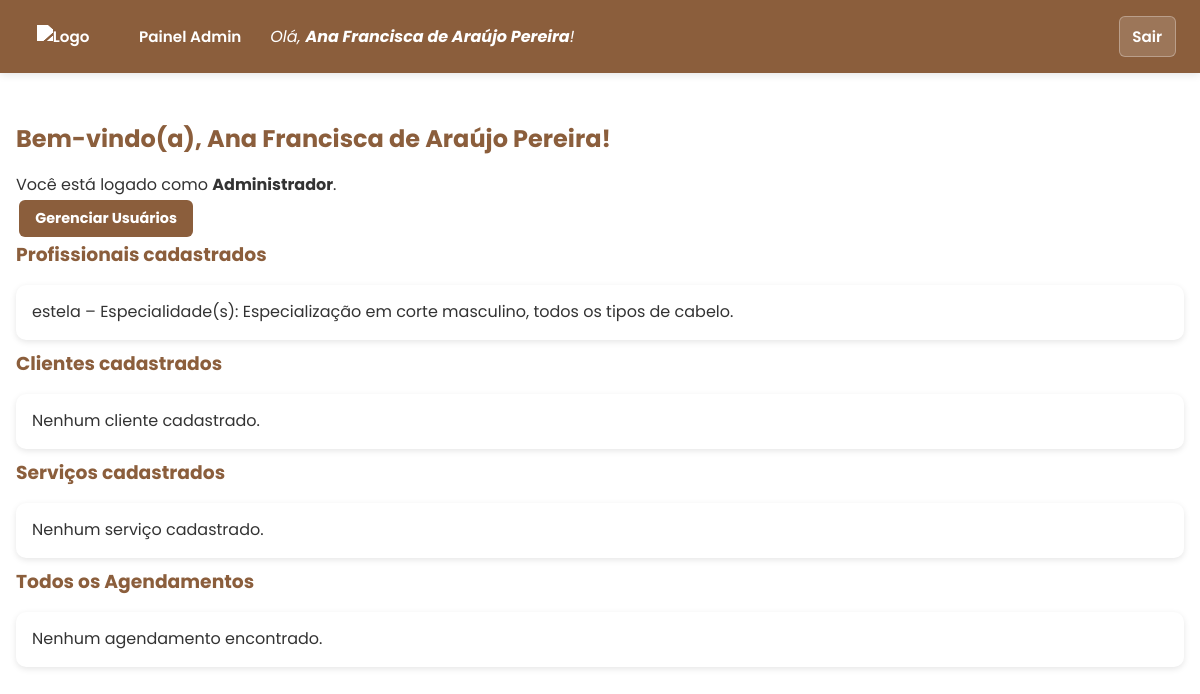
The app's page /dashboard/admin (signed in) with its own data.
### models.py (models this page shows)
class User(db.Model, UserMixin):
    __tablename__ = 'tb_usuarios' # Importante para a chave estrangeira funcionar
    id = db.Column('usu_id', db.Integer, primary_key=True)
    nome = db.Column(db.String(100), nullable=False)
    email = db.Column(db.String(100), unique=True, nullable=False)
    senha_hash = db.Column('usu_senha', db.String(200), nullable=False)
    perfil = db.Column(
        'usu_tipo',
        db.Enum('cliente', 'profissional', 'admin', name='perfil_enum'),
        nullable=False,
        default='cliente'
    )
    is_ativo = db.Column('usu_ativo', db.Boolean, nullable=False, default=True)
    cliente = db.relationship('Cliente', uselist=False, back_populates='user', cascade='all, delete-orphan')
    profissional = db.relationship('Profissional', uselist=False, back_populates='user', cascade='all, delete-orphan')
    administrador = db.relationship('Administrador', uselist=False, back_populates='user', cascade='all, delete-orphan')
    notificacoes = db.relationship('Notificacao', back_populates='user', cascade='all, delete-orphan')

class Profissional(db.Model):
    __tablename__ = 'tb_profissionais'
    id = db.Column('pro_id', db.Integer, primary_key=True)
    user_id = db.Column(
        'pro_usu_id',
        db.Integer,
        db.ForeignKey('tb_usuarios.usu_id'),
        unique=True
    )
    contato = db.Column('pro_contato', db.String(200))
    especialidades = db.Column('pro_especialidades', db.String(500))
    foto_perfil = db.Column('pro_foto_perfil', db.String(100))
    status = db.Column(
        'pro_status',
        db.Enum('pendente', 'aprovado', 'reprovado', name='status_prof_enum'),
        nullable=False,
        default='pendente'
    )
    user = db.relationship('User', back_populates='profissional')
    servicos = db.relationship(
        'Servico',
        back_populates='profissional',
        cascade='all, delete-orphan'
    )
    agendamentos = db.relationship(
        'Agendamento',
        back_populates='profissional',
        cascade='all, delete-orphan'
    )

### app.py (the view)
@app.route('/dashboard/admin')
@exige_login
def dashboard_admin():
    u = current_user()
    if u.perfil != 'admin':
        return redirect(url_for('index'))
    profissionais = Profissional.query.all()
    clientes = Cliente.query.all()
    servicos = Servico.query.all()
    ags = Agendamento.query.order_by(Agendamento.data_hora.desc()).all()
    return render_template(
        'dashboard_admin.html',
        user=u,
        profissionais=profissionais,
        clientes=clientes,
        servicos=servicos,
        agendamentos=ags
    )

### app.py (called while the page is built)
def current_user():
    uid = session.get('user_id')
    if not uid:
        return None
    return User.query.get(uid)

def exige_login(func):
    from functools import wraps
    @wraps(func)
    def wrapper(*args, **kwargs):
        if not current_user():
            return redirect(url_for('index'))
        return func(*args, **kwargs)
    return wrapper

@app.context_processor
def inject_user():
    return dict(user=current_user())

### templates/dashboard_admin.html (shortened to what this page needs)
{% extends "base.html" %}
{% block content %}
  <div class="container">
    <h2>Bem-vindo(a), {{ user.nome }}!</h2>
    <p>Você está logado como <strong>Administrador</strong>.</p>
    <p>
      <a href="{{ url_for('painel_usuarios') }}" class="btn btn-info">Gerenciar Usuários</a>
    </p>
    <h3>Profissionais cadastrados</h3>
    <ul>
      {% for p in profissionais %}
        <li>{{ p.user.nome }} – Especialidade(s): {{ p.especialidades }}</li>
      {% else %}
        <li>Nenhum profissional cadastrado.</li>
      {% endfor %}
    </ul>
    <h3>Clientes cadastrados</h3>
    <ul>
      {% for c in clientes %}
        <li>{{ c.user.nome }} – Contato: {{ c.contato if c.contato else 'Não informado' }}</li>
      {% else %}
        <li>Nenhum cliente cadastrado.</li>
      {% endfor %}
    </ul>
    <h3>Serviços cadastrados</h3>
    <ul>
      {% for s in servicos %}
        <li>{{ s.nome }} ({{ s.duracao_min }} min) – Profissional: {{ s.profissional.user.nome }}</li>
      {% else %}
        <li>Nenhum serviço cadastrado.</li>
      {% endfor %}
    </ul>
    <h3>Todos os Agendamentos</h3>
    <ul>
      {% for ag in agendamentos %}
        <li>
          {{ ag.data_hora.strftime('%d/%m/%Y %H:%M') }} –
          Serviço: {{ ag.servico.nome }} |
          Cliente: {{ ag.cliente.user.nome }} |
          Profissional: {{ ag.profissional.user.nome }}
          ({{ ag.status }})
        </li>
      {% else %}
        <li>Nenhum agendamento encontrado.</li>
      {% endfor %}
    </ul>
  </div>
{% endblock %}

### templates/base.html (shortened to what this page needs)
<!doctype html>
<html lang="pt-BR">
<head>
    <link rel="stylesheet" href="{{ url_for('static', filename='css/style.css') }}">
</head>
<body>
    <header>
        <nav class="nav">
            <div class="nav-logo">
                <a href="{{ url_for('index') }}" class="logo-link">
                    <img src="{{ url_for('static', filename='imgs/logo.png') }}" alt="Logo" class="logo-img">
                </a>
            </div>
            <div class="nav-links" id="nav-links">
                {% if user %}
                    {% if user.perfil == 'cliente' %}
                        <a href="{{ url_for('reservar') }}">Reservar</a>
                    {% elif user.perfil == 'profissional' %}
                        <a href="{{ url_for('dashboard_profissional') }}">Dashboard</a>
                    {% elif user.perfil == 'admin' %}
                        <a href="{{ url_for('dashboard_admin') }}">Painel Admin</a>
                    {% endif %}
                    <div class="user-info">
                        <span>Olá, <strong>{{ user.nome }}</strong>!</span>
                    </div>
                    <a href="{{ url_for('logout') }}" class="logout-btn">Sair</a>
                {% else %}
                    <a href="{{ url_for('login') }}">Entrar</a>
                    <a href="{{ url_for('register_cliente') }}">Cadastrar</a>
                {% endif %}
            </div>
        </nav>
    </header>
    <main>
        {% block content %}{% endblock %}
    </main>
</body>
</html>

### static/css/style.css (style rules this page uses)
* { margin: 0; padding: 0; box-sizing: border-box; }
:root { --cor-primaria: #8B5E3C; --cor-secundaria: #F4E1D2; --cor-destaque: #FF6B35; --cor-fundo: #f9f7f6; --cor-texto: #333; --cor-sucesso: #d4edda; --cor-perigo: #f8d7da; --cor-aviso: #fff3cd; --cor-info: #d1ecf1; }
body { font-family: 'Poppins'; color: var(--cor-texto); min-height: 100vh; background-image: url('../imgs/plano_de_fundo.jpg'); background-repeat: no-repeat; background-size: cover; background-position: center; background-attachment: fixed; }
.container { max-width: 1200px; margin: 2rem auto; padding: 1rem; width: 100%; }
.nav { background: var(--cor-primaria); color: #fff; padding: 1rem 1.5rem; display: flex; gap: 1.5rem; align-items: center; justify-content: space-between; box-shadow: 0 2px 8px rgba(0,0,0,0.1); min-height: 70px; position: relative; flex-wrap: wrap; }
.nav-logo { display: flex; align-items: center; flex-shrink: 0; }
.logo-link { display: flex; align-items: center; text-decoration: none; transition: transform 0.3s ease; outline: none; }
.logo-link, .logo-link:hover, .logo-link:focus, .logo-link:active { background: transparent !important; outline: none; box-shadow: none !important; }
.logo-img { background-color: transparent; max-height: 60px; width: auto; object-fit: contain; filter: brightness(0) invert(1); image-rendering: auto; }
.nav-links { display: flex; gap: 1rem; align-items: center; flex-wrap: wrap; flex: 1; justify-content: flex-end; }
.nav a { color: #fff; text-decoration: none; font-weight: 600; padding: 0.5rem 0.8rem; border-radius: 6px; transition: background 0.3s; font-size: 0.95rem; white-space: nowrap; }
.nav .user-info { margin-right: auto; font-style: italic; display: flex; align-items: center; gap: 0.5rem; flex-wrap: wrap; }
.nav .user-info strong { font-weight: 700; color: #fff; }
.nav .logout-btn { background: rgba(255, 255, 255, 0.15); border: 1px solid rgba(255, 255, 255, 0.3); }
button, .btn { background: var(--cor-primaria); color: #fff; border: none; padding: 0.8rem 1.2rem; border-radius: 8px; font-size: 1rem; font-weight: bold; cursor: pointer; transition: transform 0.2s, background 0.3s; text-align: center; display: inline-block; }
.btn { padding: 0.5rem 1rem; border-radius: 6px; margin: 0.2rem; font-size: 0.9rem; }
ul { list-style: none; padding: 0; }
ul li, .card { background: #fff; margin: 0.6rem 0; padding: 1rem; border-radius: 10px; box-shadow: 0 2px 6px rgba(0,0,0,0.1); line-height: 1.4; }
h1, h2, h3 { color: var(--cor-primaria); margin-bottom: 1rem; }
a { text-decoration: none; color: #0066cc; }
.nav a { position: relative; display: inline-flex; align-items: center; }

### records on screen
User: nome "Ana Francisca de Araújo Pereira"
Profissional: user.nome "estela", especialidades "Especialização em corte masculino, todos os tipos de cabelo."
